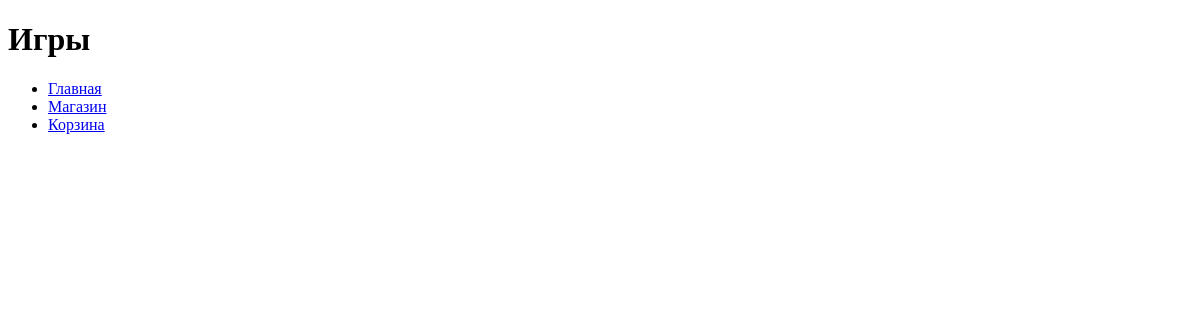
The page /platform/games/ on the database as committed earlier.
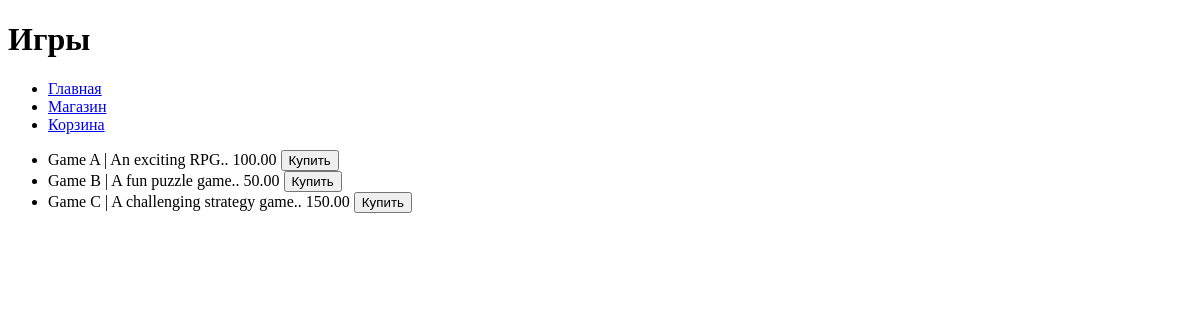
The same page on the database as committed later.
### task1/models.py (models this page shows, shortened)
class Game(models.Model):
    title = models.CharField(max_length=255)
    cost = models.DecimalField(max_digits=10, decimal_places=2)
    size = models.DecimalField(max_digits=10, decimal_places=2)
    description = models.TextField()
    age_limited = models.BooleanField(default=False)
    buyers = models.ManyToManyField(Buyer, related_name='games')

### task1/views.py (the view)
# urls.py: path('games/', GamesView.as_view(), name='games'),
class GamesView(TemplateView):
    template_name = "fourth_task/games.html"
    def get_context_data(self, **kwargs):
        context = super().get_context_data(**kwargs)
        context['products'] = Game.objects.all()
        return context

### templates/fourth_task/games.html
{% extends 'fourth_task/menu.html' %}
{% block pagename %}Игры{% endblock %}
{% block content %}
    <ul>
        {% for game in products %}
            <li>
                {{ game.title }} | {{ game.description }}. {{ game.cost }}
                <button>Купить</button>
            </li>
        {% endfor %}
    </ul>
{% endblock %}

### templates/fourth_task/menu.html (shortened to what this page needs)
<!DOCTYPE html>
<html lang="en">
<head>
</head>
<body>
    <div>
        <h1>{% block pagename %}Default Page{% endblock %}</h1>
        <ul>
            <li><a href="{% url 'task1:platform' %}">Главная</a></li>
            <li><a href="{% url 'task1:games' %}">Магазин</a></li>
            <li><a href="{% url 'task1:cart' %}">Корзина</a></li>
        </ul>
    </div>
    <div>
        {% block content %}
        {% endblock %}
    </div>
</body>
</html>

Rows that differ between the two databases and show on the page:
added Game: title "Game A", description "An exciting RPG.", cost "100.00"
added Game: title "Game B", description "A fun puzzle game.", cost "50.00"
added Game: title "Game C", description "A challenging strategy game.", cost "150.00"
